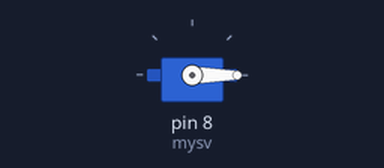
A sketch run on a simulated Arduino Uno, built with avr-gcc and run on an emulated ATmega328P. Shown: servo.

Above: at 0.05 s.
At 1.5 s:
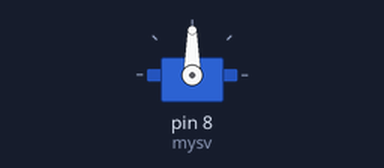
At 3.0 s:
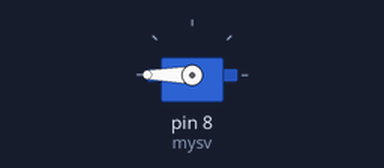
Timing chart, 0 to 5.2 s (numbered marks = the images above):
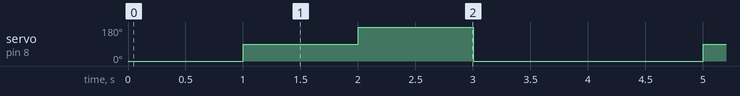

Measured:
- by itself, servo on pin 8 (mysv): repeats every 4.0 s: 180° 1.0 s, 0° 2.0 s, 90° 1.0 s

The sketch:

servomtor2.ino
```cpp
#include <Servo.h> // Servo모터를 사용하기 위한 라이브러리 입력
Servo mysv; // Servo 크래스를 사용한다.

void setup() {
  mysv. attach(8); // 8번 핀으로 초기화합니다.
}
// 아날로그 A0번의 값(0~1023)을 읽어 0~90도로 매핑해서 작동한다

void loop() {
  mysv.write(0);
  delay(1000);

  mysv.write(90);
  delay(1000);

  mysv.write(180);
  delay(1000);

  mysv.write(0);
  delay(1000);
}
```
